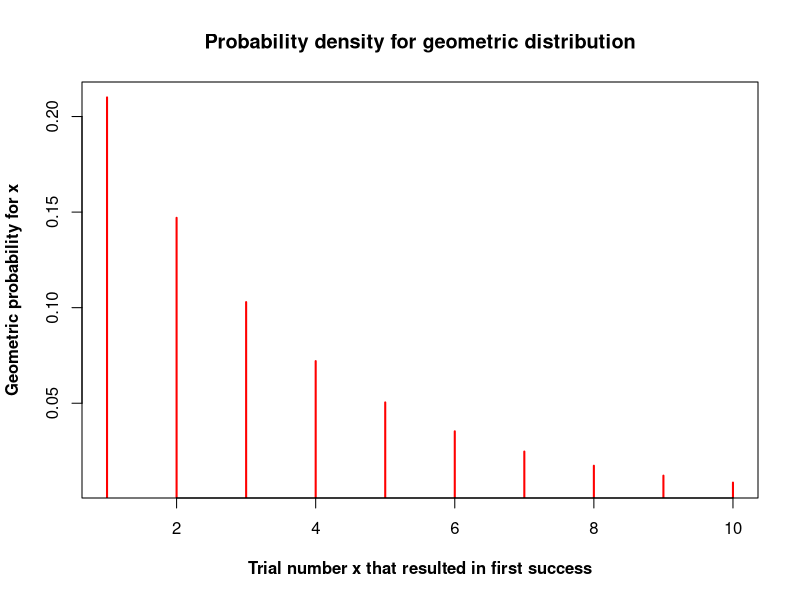

Here is the R script that generated this plot:
### Generating the probability density function of geometric distribution

x = seq(1,10)
p = 0.3
y =  dgeom(x,p)
plot(x,y,type="h", col="red", lwd=2, xlab="Trial number x that resulted in first success", ylab = "Geometric probability for x", font.lab=2, main="Probability density for geometric distribution")


## Computing cumulative probability upto x=4
p = 0.2
x = 4
prob = pgeom(x,p)
print(paste("Cumulative probability of geometric distribution upto x=4 = ", round(prob, digits=3)))

## Computing value of x at which cumuative probability crosses q
p = 0.2
pcumul = 0.738
xval = qgeom(pcumul, p)
print(paste("trial number x value at which cumulative probability crosses value 0.738 value = ", xval))

## Generating 6 random deviates from geometric distribution 
p = 0.4
x = rgeom(6, p)
print("some random deviates from geometric distribution with p=0.4 : ")
print(round(x, digits=3))
